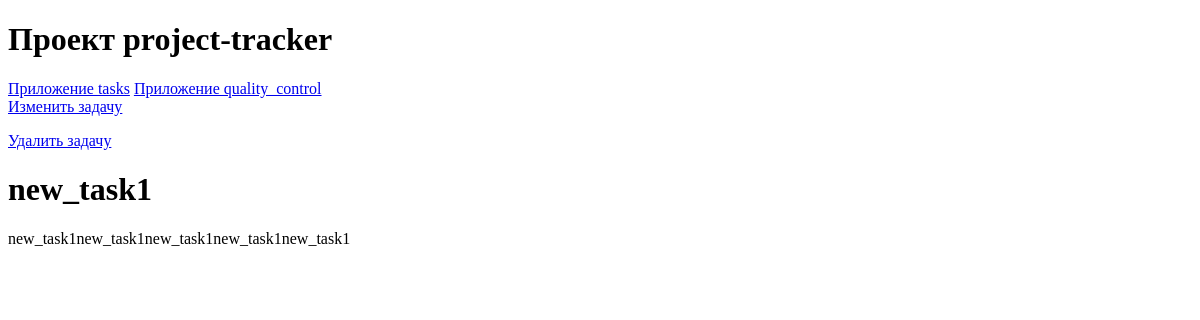
The page /tasks/projects/3/tasks/5/ on the database as committed earlier.
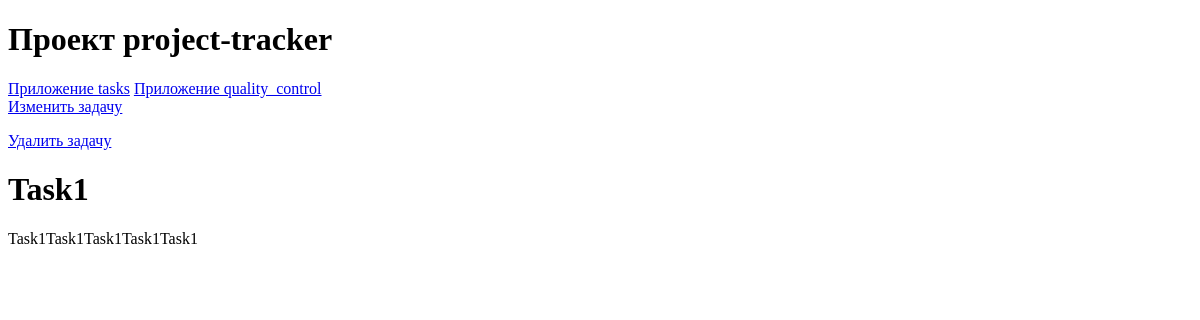
The same page on the database as committed later.
### tasks/models.py (models this page shows, shortened)
class Task(models.Model):
    STATUS_CHOICES = [
        ('New', 'Новая'),
        ('In_progress', 'В работе'),
        ('Competed', 'Завершена')
    ]
    project = models.ForeignKey(
        Project,
        related_name = 'tasks',
        on_delete = models.CASCADE
    )
    name = models.CharField(max_length=100)
    description = models.TextField()
    created_at = models.DateTimeField(auto_now_add=True)
    updated_at = models.DateTimeField(auto_now=True)
    assignee = models.ForeignKey(
        User,
        related_name='tasks',
        on_delete=models.SET_NULL,
        null=True,
        blank=True
    )
    status = models.CharField(
        max_length=50,
        choices=STATUS_CHOICES,
        default='New',
    )

### tasks/views.py (the view)
# urls.py: path('projects/<int:project_id>/tasks/<int:task_id>/', views.TaskDetailView.as_view(), name='task_detail'),
class TaskDetailView(DetailView):
    model = Task
    pk_url_kwarg = 'task_id'
    template_name = 'tasks/task_detail.html'

### tasks/templates/tasks/task_detail.html
{% extends 'base/base.html' %}
{% block content %}
    <a href="{% url 'tasks:update_task' project_id=task.project.id task_id=task.id %}">Изменить задачу</a>
    <p><a href="{% url 'tasks:delete_task' project_id=task.project.id task_id=task.id %}" onclick="return confirm('Вы уверены, что хотите удалить эту задачу?');">Удалить задачу</a></p>
    <h1>{{ task.name }}</h1>
    <p>{{ task.description }}</p>
{% endblock %}

Rows that differ between the two databases and show on the page:
changed Task: name "new_task1" → "Task1"; description "new_task1new_task1new_task1new_task1new_task1" → "Task1Task1Task1Task1Task1"
